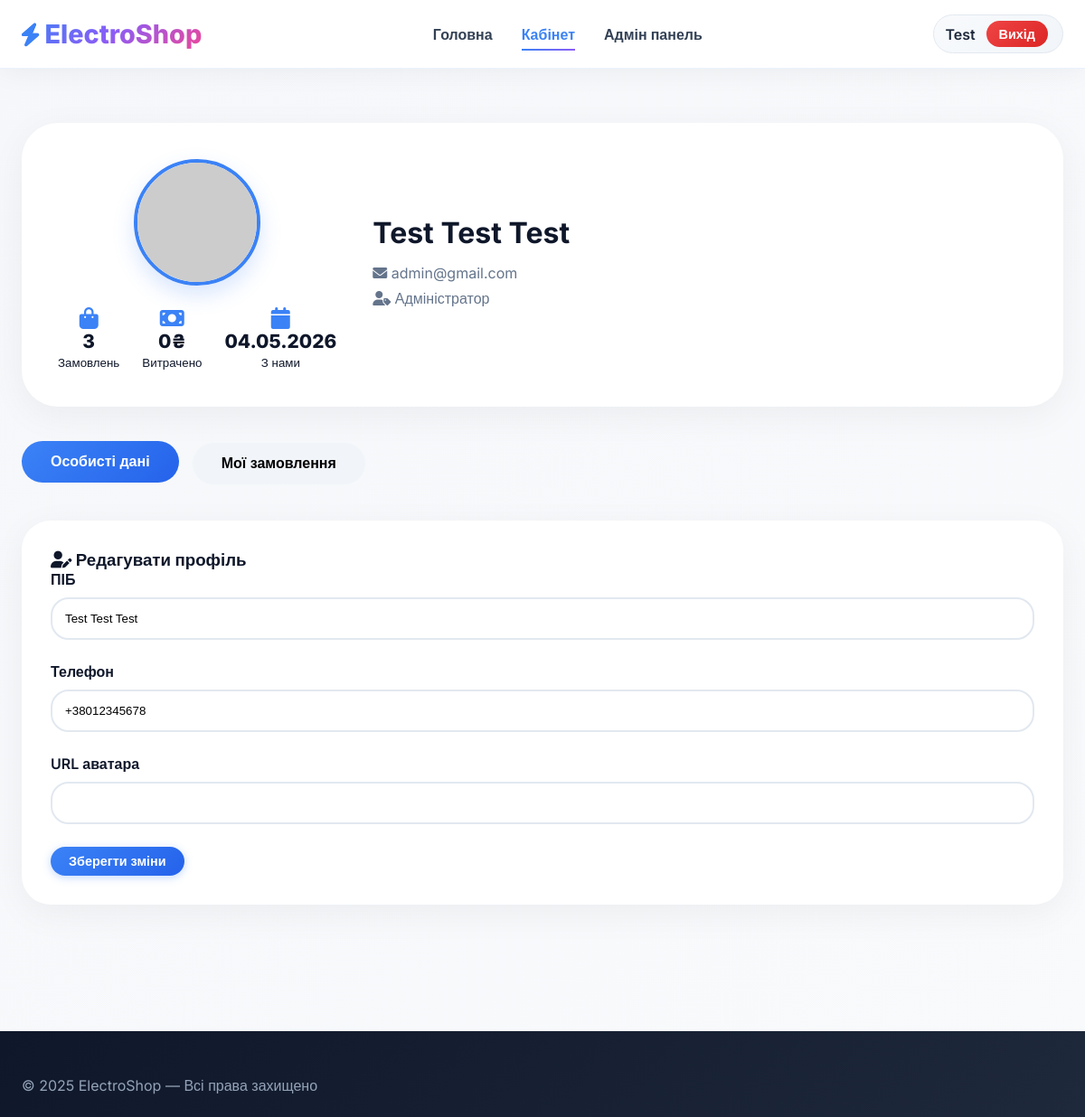
Screenshot of /profile.php (signed in) with the database file from the repository.
### tables this page shows
CREATE TABLE `users` (
  `id` int(11) NOT NULL,
  `login` varchar(50) NOT NULL,
  `email` varchar(100) NOT NULL,
  `password` varchar(255) NOT NULL,
  `full_name` varchar(100) DEFAULT NULL,
  `phone` varchar(20) DEFAULT NULL,
  `role` enum('user','admin') DEFAULT 'user',
  `created_at` timestamp NULL DEFAULT current_timestamp()
);

### config.php (called while the page is built, shortened)
<?php
$conn = new mysqli(DB_HOST, DB_USER, DB_PASS, DB_NAME);
$conn->set_charset("utf8mb4");
function isLoggedIn() {
    return isset($_SESSION['user_id']);
}
function isAdmin() {
    return isset($_SESSION['user_role']) && $_SESSION['user_role'] == 'admin';
}
function getCurrentUser() {
    global $conn;
    if(isLoggedIn()) {
        $user_id = (int)$_SESSION['user_id'];
        $result = $conn->query("SELECT * FROM users WHERE id = $user_id");
        if($result && $result->num_rows > 0) {
            return $result->fetch_assoc();
        }
    }
    return null;
}
?>

### profile.php (the view, shortened to what this page needs)
<?php
require_once 'config.php';
$user = getCurrentUser();
$orders = $conn->query("SELECT * FROM orders WHERE user_id = " . (int)$_SESSION['user_id'] . " ORDER BY order_date DESC");
$order_count = $orders ? $orders->num_rows : 0;
$total_result = $conn->query("SELECT SUM(total_amount) as total FROM orders WHERE user_id = " . (int)$_SESSION['user_id'] . " AND status='доставлено'");
$total_spent = $total_result ? ($total_result->fetch_assoc()['total'] ?? 0) : 0;
?>
<!DOCTYPE html>
<html lang="uk">
<head>
    <link rel="stylesheet" href="style.css">
    <link rel="stylesheet" href="https://cdnjs.cloudflare.com/ajax/libs/font-awesome/6.0.0-beta3/css/all.min.css">
</head>
<body>
    <header class="header">
        <div class="container">
            <div class="logo"><i class="fas fa-bolt"></i> <?php echo SITE_NAME; ?></div>
            <nav class="nav">
                <a href="index.php">Головна</a>
                <a href="profile.php" class="active">Кабінет</a>
                <?php if(isAdmin()): ?><a href="admin.php">Адмін панель</a><?php endif; ?>
            </nav>
            <div class="header-actions">
                <div class="user-info">
                    <span><?php echo htmlspecialchars($_SESSION['user_login']); ?></span>
                    <a href="logout.php" class="btn-logout">Вихід</a>
                </div>
            </div>
        </div>
    </header>
    <main class="profile-main">
        <div class="container">
            <div class="profile-header">
                <div class="profile-avatar">
                    <img src="<?php echo !empty($user['avatar']) ? htmlspecialchars($user['avatar']) : 'https://ui-avatars.com/api/?background=3b82f6&color=fff&name=' . urlencode($user['login']); ?>" id="avatarPreview">
                    <div class="avatar-stats">
                        <div class="stat-item"><i class="fas fa-shopping-bag"></i><span><?php echo $order_count; ?></span><small>Замовлень</small></div>
                        <div class="stat-item"><i class="fas fa-money-bill"></i><span><?php echo number_format($total_spent, 0, '', ' '); ?>₴</span><small>Витрачено</small></div>
                        <div class="stat-item"><i class="fas fa-calendar"></i><span><?php echo date('d.m.Y', strtotime($user['created_at'])); ?></span><small>З нами</small></div>
                    </div>
                </div>
                <div class="profile-title">
                    <h1><?php echo htmlspecialchars(!empty($user['full_name']) ? $user['full_name'] : $user['login']); ?></h1>
                    <p class="profile-email"><i class="fas fa-envelope"></i> <?php echo htmlspecialchars($user['email']); ?></p>
                    <p class="profile-role"><i class="fas fa-user-tag"></i> <?php echo $user['role'] == 'admin' ? 'Адміністратор' : 'Користувач'; ?></p>
                </div>
            </div>
            <div class="profile-tabs">
                <button class="profile-tab-btn active" data-tab="info">Особисті дані</button>
                <button class="profile-tab-btn" data-tab="orders">Мої замовлення</button>
            </div>
            <div id="infoTab" class="profile-tab-content active">
                <div class="profile-card">
                    <h3><i class="fas fa-user-edit"></i> Редагувати профіль</h3>
                    <form method="POST" class="profile-form">
                        <div class="form-group">
                            <label>ПІБ</label>
                            <input type="text" name="full_name" value="<?php echo htmlspecialchars($user['full_name'] ?? ''); ?>">
                        </div>
                        <div class="form-group">
                            <label>Телефон</label>
                            <input type="tel" name="phone" value="<?php echo htmlspecialchars($user['phone'] ?? ''); ?>">
                        </div>
                        <div class="form-group">
                            <label>URL аватара</label>
                            <input type="text" name="avatar" id="avatarInput" value="<?php echo htmlspecialchars($user['avatar'] ?? ''); ?>" onchange="document.getElementById('avatarPreview').src=this.value || 'https://ui-avatars.com/api/?background=3b82f6&color=fff&name=<?php echo urlencode($user['login']); ?>'">
                        </div>
                        <button type="submit" name="update_profile" class="btn-primary">Зберегти зміни</button>
                    </form>
                </div>
            </div>
        </div>
    </main>
    <footer class="footer">
        <div class="container">
            <p>© 2025 <?php echo SITE_NAME; ?> — Всі права захищено</p>
        </div>
    </footer>
</body>
</html>

### style.css (style rules this page uses)
* { margin: 0; padding: 0; box-sizing: border-box; }
body { font-family: 'Inter', sans-serif; background: linear-gradient(135deg, #f5f7fa 0%, #f8fafc 100%); color: #0f172a; min-height: 100vh; }
.container { max-width: 1280px; margin: 0 auto; padding: 0 24px; }
.header { background: rgba(255, 255, 255, 0.98); backdrop-filter: blur(10px); box-shadow: 0 4px 30px rgba(0, 0, 0, 0.05); position: sticky; top: 0; z-index: 1000; border-bottom: 1px solid rgba(59, 130, 246, 0.1); }
.header .container { display: flex; justify-content: space-between; align-items: center; padding: 16px 24px; gap: 20px; flex-wrap: wrap; }
.logo { font-size: 1.8rem; font-weight: 800; background: linear-gradient(135deg, #3b82f6, #8b5cf6, #ec4899); -webkit-background-clip: text; background-clip: text; color: transparent; animation: gradientShift 3s ease infinite; }
.logo i { background: none; color: #3b82f6; font-size: 1.6rem; }
.nav { display: flex; gap: 32px; flex-wrap: wrap; }
.nav a { text-decoration: none; font-weight: 600; color: #334155; transition: all 0.3s ease; position: relative; padding: 8px 0; }
.nav a::after { content: ''; position: absolute; bottom: 0; left: 0; width: 0; height: 2px; background: linear-gradient(90deg, #3b82f6, #8b5cf6); transition: width 0.3s ease; }
.nav a:hover::after, .nav a.active::after { width: 100%; }
.nav a:hover, .nav a.active { color: #3b82f6; }
.header-actions { display: flex; align-items: center; gap: 20px; flex-wrap: wrap; }
.user-info { display: flex; align-items: center; gap: 12px; background: linear-gradient(135deg, #f8fafc, #f1f5f9); padding: 6px 16px 6px 12px; border-radius: 40px; border: 1px solid #e2e8f0; }
.user-info span { font-weight: 600; color: #1e293b; }
.btn-outline, .btn-primary, .btn-logout { border: none; padding: 8px 20px; border-radius: 40px; font-weight: 600; cursor: pointer; transition: all 0.3s ease; font-size: 0.9rem; }
.btn-primary { background: linear-gradient(135deg, #3b82f6, #2563eb); color: white; box-shadow: 0 2px 10px rgba(59, 130, 246, 0.3); }
.btn-logout { background: linear-gradient(135deg, #ef4444, #dc2626); color: white; padding: 6px 14px; text-decoration: none; }
.profile-main { padding: 60px 0; min-height: calc(100vh - 300px); }
.profile-header { display: flex; gap: 40px; align-items: center; background: white; border-radius: 40px; padding: 40px; margin-bottom: 40px; flex-wrap: wrap; box-shadow: 0 10px 40px rgba(0, 0, 0, 0.05); }
.profile-avatar { text-align: center; }
.profile-avatar img { width: 140px; height: 140px; border-radius: 50%; object-fit: cover; border: 4px solid #3b82f6; box-shadow: 0 10px 25px rgba(59, 130, 246, 0.2); }
.avatar-stats { display: flex; gap: 25px; margin-top: 20px; justify-content: center; }
.avatar-stats .stat-item { text-align: center; }
.avatar-stats .stat-item i { font-size: 1.5rem; color: #3b82f6; }
.avatar-stats .stat-item span { display: block; font-size: 1.3rem; font-weight: 800; color: #0f172a; }
.profile-title h1 { font-size: 2rem; margin-bottom: 15px; color: #0f172a; }
.profile-email, .profile-role { color: #64748b; font-size: 1rem; margin: 8px 0; }
.profile-tabs { display: flex; gap: 15px; margin-bottom: 40px; flex-wrap: wrap; }
.profile-tab-btn { padding: 14px 32px; background: #f1f5f9; border: none; border-radius: 50px; cursor: pointer; font-weight: 700; transition: all 0.3s; font-size: 1rem; }
.profile-tab-btn.active, .profile-tab-btn:hover { background: linear-gradient(135deg, #3b82f6, #2563eb); color: white; transform: translateY(-2px); }
.profile-tab-content { display: none; }
.profile-tab-content.active { display: block; animation: fadeIn 0.3s ease; }
.profile-card { background: white; border-radius: 32px; padding: 32px; box-shadow: 0 10px 40px rgba(0, 0, 0, 0.05); }
.profile-form .form-group { margin-bottom: 25px; }
.profile-form label { display: block; margin-bottom: 10px; font-weight: 600; color: #0f172a; }
.profile-form input { width: 100%; padding: 14px; border: 2px solid #e2e8f0; border-radius: 20px; transition: all 0.3s; }
.footer { background: linear-gradient(135deg, #0f172a, #1e293b); color: #94a3b8; padding: 50px 0 25px; margin-top: 80px; }

### rows the page displays
users: created_at "04.05.2026", full_name "Test Test Test", email "admin@gmail.com", phone "+38012345678"

### other values shown
$_SESSION['user_login'] "Test"
$order_count "3"
$total_spent "0"
SITE_NAME "ElectroShop"
